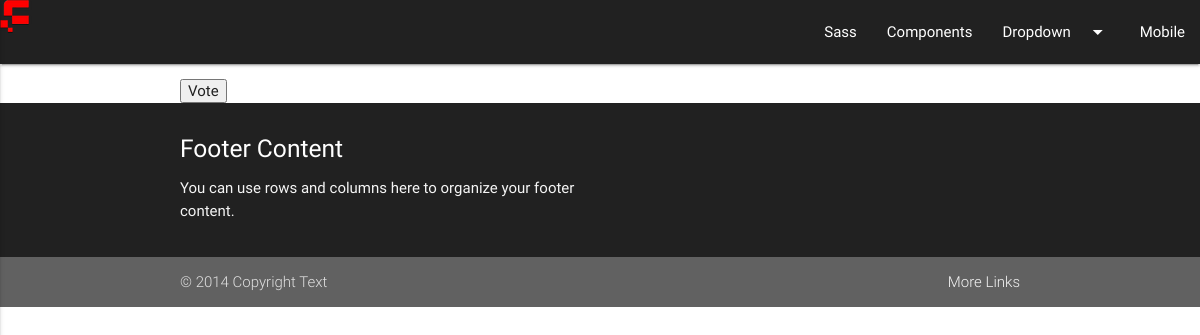
Before: /teams/1/ with the older database file.
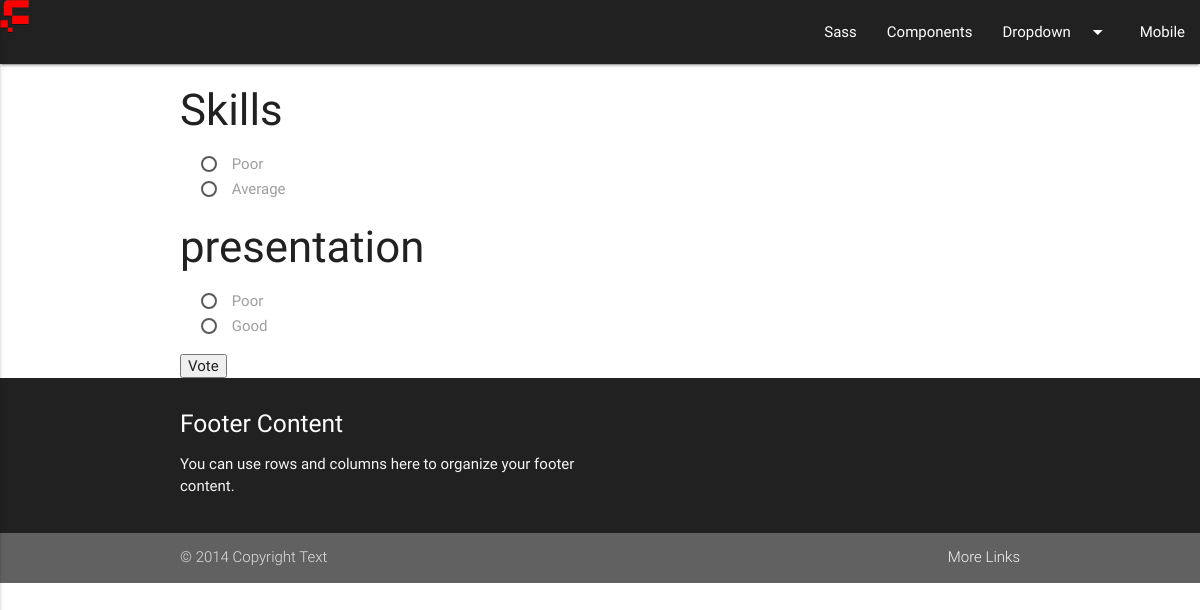
After: the same page with the newer database file.
### polls/models.py (models this page shows, shortened)
class Question(models.Model):
    question_id = models.AutoField(primary_key=True)
    team = models.ForeignKey(Teams, on_delete=models.CASCADE)
    question_text = models.CharField(max_length=200)
    pub_date = models.DateTimeField('date published')

class Choice(models.Model):
    choice_id = models.AutoField(primary_key=True)
    question = models.ForeignKey(Question, on_delete=models.CASCADE)
    choice_text = models.CharField(max_length=200)
    votes = models.IntegerField(default=0)

### polls/views.py (the view)
# urls.py: url(r'^teams/(?P<team_id>[0-9]+)/$', views.team, name='team'),
def team(request, team_id):
    try:
        team = Teams.objects.get(pk=team_id)
    except Teams.DoesNotExist:
        raise Http404("Question does not exist")
    questions = Question.objects.filter(team=team_id).all()
    args = {
        'questions': questions,
        'team':team,
    }
    return render(request, 'team.html', args)

### polls/templates/team.html (shortened to what this page needs)
<!DOCTYPE html>
<html lang="en">
{% include "header.html" %}
<body>
{% include "navbar.html" %}
<div class="container">
    <form action="/teams/{{team.team_id}}/vote/" method="post">
    <ul>
        {% if questions is not None %}
            {% for question in questions %}
                <li>
                    <h3>{{ question.question_text }}</h3>
                    {% for choice in question.choice_set.all %}
                        <label for="{{question.question_id}}{{ forloop.counter }}">{{ choice.choice_text }}</label><br />
                    {% endfor %}
                </li>
            {% endfor %}
        {% else %}
            <p>No questions are available.</p>
        {% endif %}
    </ul>
    <input type="submit" value="Vote" />
</form>
</div>
{% include "footer.html"%}
</body>
</html>

### polls/templates/header.html (shortened to what this page needs)
<!DOCTYPE html>
{% load static %}
<head>
      <link type="text/css" rel="stylesheet" href="{% static 'css/materialize.css'%}"  media="screen,projection"/>
      <link type="text/css" rel="stylesheet" href="{% static 'css/style.css'%}"/>
</head>

### polls/templates/navbar.html (shortened to what this page needs)
{% load static %}
<nav>
  <div class="nav-wrapper grey darken-4">
    <img src="{% static 'images/icon.png'%}" class="brand-logo"></img>
    <ul class="right hide-on-med-and-down">
      <li><a href="sass.html">Sass</a></li>
      <li><a href="badges.html">Components</a></li>
      <li><a class="dropdown-button" href="#!" data-activates="dropdown1">Dropdown<i class="material-icons right">arrow_drop_down</i></a></li>
      <li><a href="mobile.html">Mobile</a></li>
    </ul>
  </div>
</nav>

### polls/templates/footer.html (shortened to what this page needs)
{% load static %}
        <footer class="page-footer grey darken-4">
          <div class="container">
            <div class="row">
              <div class="col l6 s12">
                <h5 class="white-text">Footer Content</h5>
                <p class="grey-text text-lighten-4">You can use rows and columns here to organize your footer content.</p>
              </div>
              <div class="col l4 offset-l2 s12">
              </div>
            </div>
          </div>
          <div class="footer-copyright grey darken-2">
            <div class="container">
            © 2014 Copyright Text
            <a class="grey-text text-lighten-4 right" href="#!">More Links</a>
            </div>
          </div>
        </footer>

### polls/static/css/style.css (style rules this page uses)
p { color:red; }

Changed rows visible on the page:
added Question: question_text "Skills"
added Choice: choice_text "Poor", shown under "Skills"
added Choice: choice_text "Average", shown under "Skills"
added Question: question_text "presentation"
added Choice: choice_text "Poor", shown under "presentation"
added Choice: choice_text "Good", shown under "presentation"
